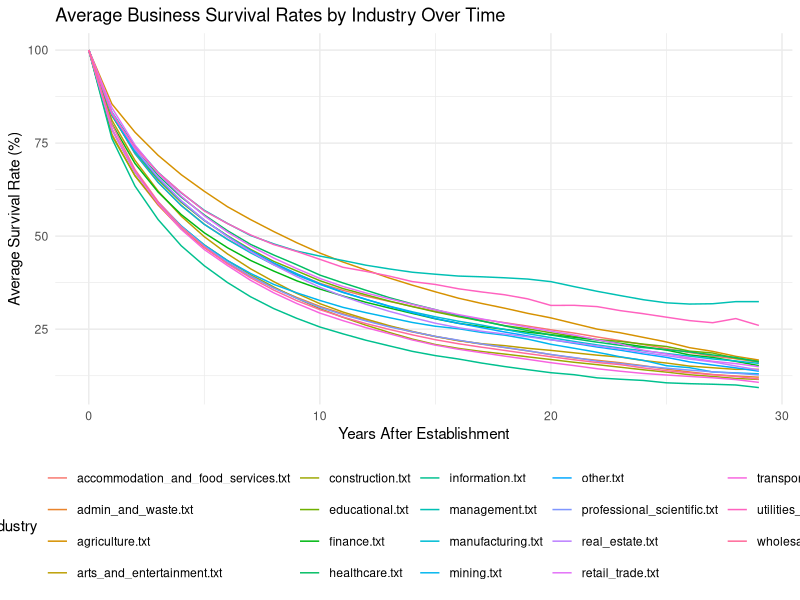
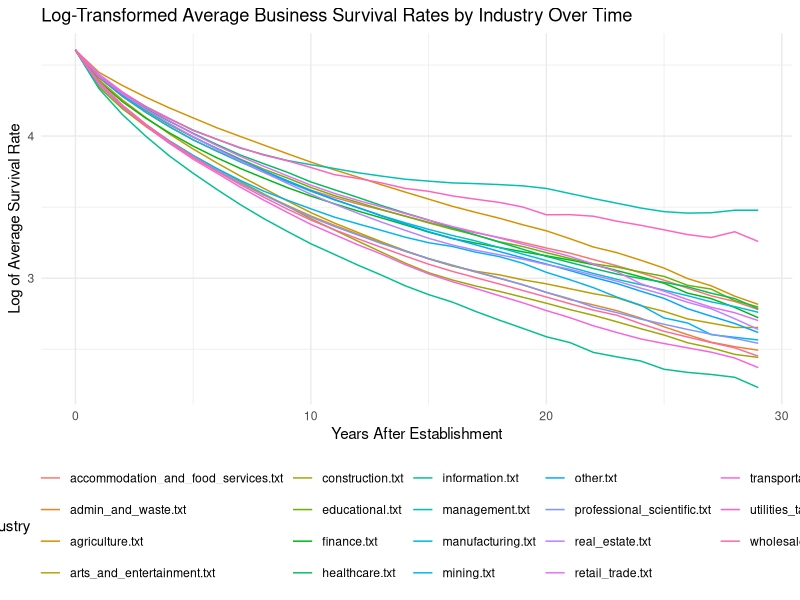

Write R code to recreate these figures, in order.
## ---- chunk 1
knitr::opts_chunk$set(echo = TRUE)
## ---- chunk 2
library(lme4)
library(ggplot2)
library(dplyr)
library(readr)
library(lmtest)
## ---- chunk 3
# averages_data <- read_csv("PycharmProjects/bs/averages.csv")
averages_data <- read_csv("averages.csv")

head(averages_data)
## ---- chunk 4
ggplot(averages_data, aes(x = Year_After_Establishment, y = Avg_Survival_Rate, color = Industry)) +
  geom_line() +
  labs(title = "Average Business Survival Rates by Industry Over Time",
       x = "Years After Establishment",
       y = "Average Survival Rate (%)") +
  theme_minimal() +
  theme(legend.position = "bottom") +
  guides(color = guide_legend(title = "Industry"))

## ---- chunk 5
averages_data$log_Avg_Survival_Rate <- log(averages_data$Avg_Survival_Rate)

head(averages_data)
## ---- chunk 6
ggplot(averages_data, aes(x = Year_After_Establishment, y = log_Avg_Survival_Rate, color = Industry)) +
  geom_line() +
  labs(title = "Log-Transformed Average Business Survival Rates by Industry Over Time",
       x = "Years After Establishment",
       y = "Log of Average Survival Rate") +
  theme_minimal() +
  theme(legend.position = "bottom") +
  guides(color = guide_legend(title = "Industry"))

## ---- chunk 7
lin_mix_model <- 
  lmer(log_Avg_Survival_Rate ~ Year_After_Establishment + ( 1 | Industry), data = averages_data)

summary(lin_mix_model)
## ---- chunk 8
0.03143/(0.03143 + 0.01975)
## ---- chunk 9
lmm_fixed_only <- lm(log_Avg_Survival_Rate ~ Year_After_Establishment, data = averages_data)

# Perform the likelihood ratio test between the mixed model and the fixed model
lr_test <- lrtest(lin_mix_model, lmm_fixed_only)
print(lr_test)
